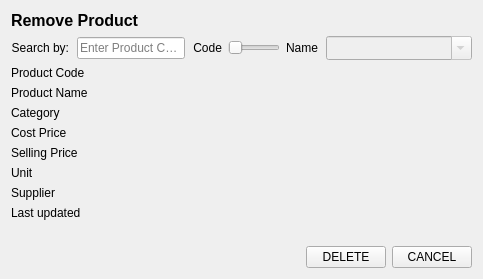
                    <widget class="QWidget" name="tabRemove">
                        <attribute name="title">
                            <string>REMOVE</string>
                        </attribute>
                        <layout class="QVBoxLayout" name="layoutRemove">
                            <item>
                                <widget class="QLabel" name="subHeaderLabel">
                                    <property name="font">
                                        <font>
                                            <pointsize>12</pointsize>
                                            <weight>75</weight>
                                            <bold>true</bold>
                                        </font>
                                    </property>
                                    <property name="text">
                                        <string>Remove Product</string>
                                    </property>
                                </widget>
                            </item>
                            <item>
                                <widget class="QWidget" name="searchRowWidget" native="true">
                                    <layout class="QHBoxLayout" name="searchRowLayout">
                                        <property name="spacing">
                                            <number>8</number>
                                        </property>
                                        <property name="leftMargin">
                                            <number>0</number>
                                        </property>
                                        <property name="topMargin">
                                            <number>0</number>
                                        </property>
                                        <property name="rightMargin">
                                            <number>0</number>
                                        </property>
                                        <property name="bottomMargin">
                                            <number>0</number>
                                        </property>
                                        <item>
                                            <widget class="QLabel" name="labelSearchBy">
                                                <property name="text">
                                                    <string>Search by:</string>
                                                </property>
                                                <property name="alignment">
                                                    <set>Qt::AlignRight|Qt::AlignTrailing|Qt::AlignVCenter</set>
                                                </property>
                                            </widget>
                                        </item>
                                        <item>
                                            <widget class="QLineEdit" name="searchCodeLineEdit">
                                                <property name="toolTip">
                                                    <string>Scan or type product code</string>
                                                </property>
                                                <property name="placeholderText">
                                                    <string>Enter Product Code</string>
                                                </property>
                                                <property name="clearButtonEnabled">
                                                    <bool>true</bool>
                                                </property>
                                            </widget>
                                        </item>
                                        <item>
                                            <widget class="QFrame" name="searchModeFrame">
                                                <property name="frameShape">
                                                    <enum>QFrame::NoFrame</enum>
                                                </property>
                                                <property name="frameShadow">
                                                    <enum>QFrame::Plain</enum>
                                                </property>
                                                <layout class="QHBoxLayout" name="searchModeLayout">
                                                    <property name="spacing">
                                                        <number>6</number>
                                                    </property>
                                                    <property name="leftMargin">
                                                        <number>0</number>
                                                    </property>
                                                    <property name="topMargin">
                                                        <number>0</number>
                                                    </property>
                                                    <property name="rightMargin">
                                                        <number>0</number>
                                                    </property>
                                                    <property name="bottomMargin">
                                                        <number>0</number>
                                                    </property>
                                                    <item>
                                                        <widget class="QLabel" name="lblModeCode">
                                                            <property name="text">
                                                                <string>Code</string>
                                                            </property>
                                                            <property name="alignment">
                                                                <set>Qt::AlignRight|Qt::AlignTrailing|Qt::AlignVCenter</set>
                                                            </property>
                                                        </widget>
                                                    </item>
                                                    <item>
                                                        <widget class="QSlider" name="searchModeSlider">
                                                            <property name="minimumSize">
                                                                <size>
                                                                    <width>52</width>
                                                                    <height>20</height>
                                                                </size>
                                                            </property>
                                                            <property name="maximumSize">
                                                                <size>
                                                                    <width>52</width>
                                                                    <height>20</height>
                                                                </size>
                                                            </property>
                                                            <property name="toolTip">
                                                                <string>Toggle search mode (Code | Name)</string>
                                                            </property>
                                                            <property name="minimum">
                                                                <number>0</number>
                                                            </property>
                                                            <property name="maximum">
                                                                <number>1</number>
                                                            </property>
                                                            <property name="singleStep">
                                                                <number>1</number>
                                                            </property>
                                                            <property name="pageStep">
                                                                <number>1</number>
                                                            </property>
                                                            <property name="value">
                                                                <number>0</number>
                                                            </property>
                                                            <property name="tracking">
                                                                <bool>false</bool>
                                                            </property>
                                                            <property name="orientation">
                                                                <enum>Qt::Horizontal</enum>
                                                            </property>
                                                        </widget>
                                                    </item>
                                                    <item>
                                                        <widget class="QLabel" name="lblModeName">
                                                            <property name="text">
                                                                <string>Name</string>
                                                            </property>
                                                            <property name="alignment">
                                                                <set>Qt::AlignLeading|Qt::AlignLeft|Qt::AlignVCenter</set>
                                                            </property>
                                                        </widget>
                                                    </item>
                                                </layout>
                                            </widget>
                                        </item>
                                        <item>
                                            <widget class="QComboBox" name="searchNameComboBox">
                                                <property name="enabled">
                                                    <bool>false</bool>
                                                </property>
                                                <property name="editable">
                                                    <bool>true</bool>
                                                </property>
                                                <property name="insertPolicy">
                                                    <enum>QComboBox::NoInsert</enum>
                                                </property>
                                                <property name="sizeAdjustPolicy">
                                                    <enum>QComboBox::AdjustToMinimumContentsLengthWithIcon</enum>
                                                </property>
                                                <property name="minimumContentsLength">
                                                    <number>12</number>
                                                </property>
                                                <property name="placeholderText">
                                                    <string>Enter Product Name</string>
                                                </property>
                                                <item>
                                                    <property name="text">
                                                        <string/>
                                                    </property>
                                                </item>
                                            </widget>
                                        </item>
                                    </layout>
                                </widget>
                            </item>
                            <item>
                                <layout class="QFormLayout" name="formLayout">
                                    <item row="0" column="0">
                                        <widget class="QLabel" name="productCodeLabel">
                                            <property name="text">
                                                <string>Product Code</string>
                                            </property>
                                        </widget>
                                    </item>
                                    <item row="0" column="1">
                                        <widget class="QLabel" name="productCodeDisplayLabel">
                                            <property name="text">
                                                <string/>
                                            </property>
                                        </widget>
                                    </item>
                                    <item row="1" column="0">
                                        <widget class="QLabel" name="productNameLabel">
                                            <property name="text">
                                                <string>Product Name</string>
                                            </property>
                                        </widget>
                                    </item>
                                    <item row="1" column="1">
                                        <widget class="QLabel" name="productNameDisplayLabel">
                                            <property name="text">
                                                <string/>
                                            </property>
                                        </widget>
                                    </item>
                                    <item row="2" column="0">
                                        <widget class="QLabel" name="categoryLabel">
                                            <property name="text">
                                                <string>Category</string>
                                            </property>
                                        </widget>
                                    </item>
                                    <item row="2" column="1">
                                        <widget class="QLabel" name="categoryDisplayLabel">
                                            <property name="text">
                                                <string/>
                                            </property>
                                        </widget>
                                    </item>
                                    <item row="3" column="0">
                                        <widget class="QLabel" name="costPriceLabel">
                                            <property name="text">
                                                <string>Cost Price</string>
                                            </property>
                                        </widget>
                                    </item>
                                    <item row="3" column="1">
                                        <widget class="QLabel" name="costPriceDisplayLabel">
                                            <property name="text">
                                                <string/>
                                            </property>
                                        </widget>
                                    </item>
                                    <item row="4" column="0">
                                        <widget class="QLabel" name="sellingPriceLabel">
                                            <property name="text">
                                                <string>Selling Price</string>
                                            </property>
                                        </widget>
                                    </item>
                                    <item row="4" column="1">
                                        <widget class="QLabel" name="sellingPriceDisplayLabel">
                                            <property name="text">
                                                <string/>
                                            </property>
                                        </widget>
                                    </item>
                                    <item row="5" column="0">
                                        <widget class="QLabel" name="unitLabel">
                                            <property name="text">
                                                <string>Unit</string>
                                            </property>
                                        </widget>
                                    </item>
                                    <item row="5" column="1">
                                        <widget class="QLabel" name="unitDisplayLabel">
                                            <property name="text">
                                                <string/>
                                            </property>
                                        </widget>
                                    </item>
                                    <item row="6" column="0">
                                        <widget class="QLabel" name="supplierLabel">
                                            <property name="text">
                                                <string>Supplier</string>
                                            </property>
                                        </widget>
                                    </item>
                                    <item row="6" column="1">
                                        <widget class="QLabel" name="supplierDisplayLabel">
                                            <property name="text">
                                                <string/>
                                            </property>
                                        </widget>
                                    </item>
                                    <item row="7" column="0">
                                        <widget class="QLabel" name="lastUpdatedLabel">
                                            <property name="text">
                                                <string>Last updated</string>
                                            </property>
                                        </widget>
                                    </item>
                                    <item row="7" column="1">
                                        <widget class="QLabel" name="lastUpdatedDisplayLabel">
                                            <property name="text">
                                                <string/>
                                            </property>
                                        </widget>
                                    </item>
                                </layout>
                            </item>
                            <item>
                                <widget class="QLabel" name="statusLabel_2">
                                    <property name="text">
                                        <string/>
                                    </property>
                                    <property name="alignment">
                                        <set>Qt::AlignCenter</set>
                                    </property>
                                    <property name="wordWrap">
                                        <bool>true</bool>
                                    </property>
                                </widget>
                            </item>
                            <item>
                                <layout class="QHBoxLayout" name="remove_actionButtons">
                                    <item>
                                        <spacer name="horizontalSpacer">
                                            <property name="orientation">
                                                <enum>Qt::Horizontal</enum>
                                            </property>
                                            <property name="sizeHint" stdset="0">
                                                <size>
                                                    <width>40</width>
                                                    <height>20</height>
                                                </size>
                                            </property>
                                        </spacer>
                                    </item>
                                    <item>
                                        <widget class="QPushButton" name="btnRemoveOk">
                                            <property name="text">
                                                <string>DELETE</string>
                                            </property>
                                        </widget>
                                    </item>
                                    <item>
                                        <widget class="QPushButton" name="btnRemoveCancel">
                                            <property name="text">
                                                <string>CANCEL</string>
                                            </property>
                                        </widget>
                                    </item>
                                </layout>
                            </item>
                        </layout>
                    </widget>
